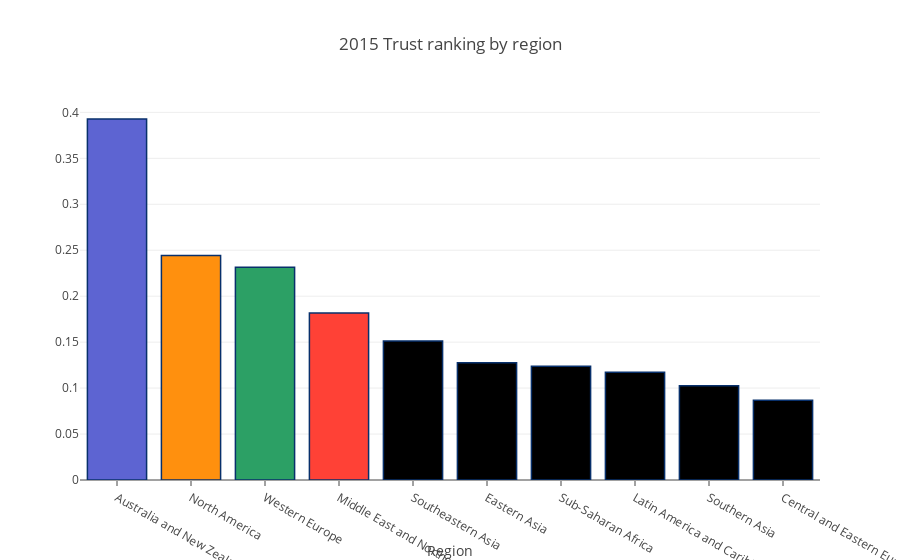

This figure's notebook cell:
### Markdown cell above
## Trust ranking by region

### Code cell
region_mean = data2015.groupby(['region'])['trust'].mean()
region_mean.sort_values(ascending=False, inplace=True)

# Bar Chart
trace1 = go.Bar(
    x=region_mean.index,
    y=region_mean.values,
    marker=dict(
        color=['rgb(93, 100, 210)', 'rgb(255, 144, 14)',
               'rgb(44, 160, 101)', 'rgb(255, 65, 54)'],
        line=dict(
            color='rgb(8,48,107)',
            width=1.5,
        )
    ),
)

data = [trace1]
layout = go.Layout(
    barmode='stack'
)
layout = dict(title = '2015 Trust ranking by region',
              xaxis= dict(title= 'Region',ticklen= 5,zeroline= False)
             )
fig = go.Figure(data=data, layout=layout)
iplot(fig)

### Figure 1 — Plotly figure (JSON) as saved in the notebook; plotly's stock layout.template omitted (floating-point values rounded to 4 significant figures)
{"data": [{"marker": {"color": ["rgb(93, 100, 210)", "rgb(255, 144, 14)", "rgb(44, 160, 101)", "rgb(255, 65, 54)"], "line": {"color": "rgb(8,48,107)", "width": 1.5}}, "x": ["Australia and New Zealand", "North America", "Western Europe", "Middle East and Northern Africa", "Southeastern Asia", "Eastern Asia", "Sub-Saharan Africa", "Latin America and Caribbean", "Southern Asia", "Central and Eastern Europe"], "y": [0.3928, 0.2442, 0.2315, 0.1817, 0.1513, 0.1277, 0.1239, 0.1172, 0.1025, 0.08667], "type": "bar", "uid": "964d9f8e-3732-4ee1-b2a2-341e8cdc39aa"}], "layout": {"title": "2015 Trust ranking by region", "xaxis": {"ticklen": 5, "title": "Region", "zeroline": false}}}
